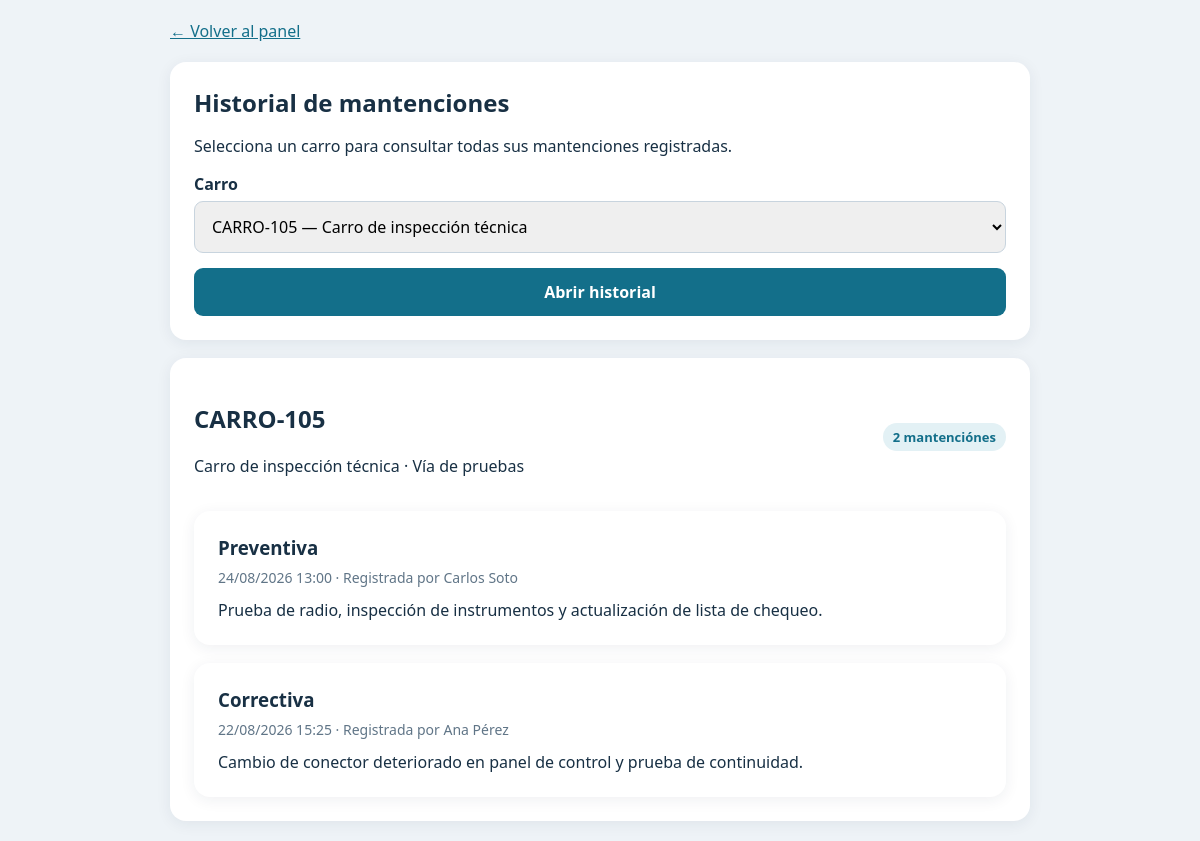
Page /historial.php?carro=CARRO-105 (signed in) on the committed database.
### tables this page shows
CREATE TABLE IF NOT EXISTS carros (
  id INT UNSIGNED AUTO_INCREMENT PRIMARY KEY,
  codigo VARCHAR(80) NOT NULL UNIQUE,
  descripcion VARCHAR(255) NULL,
  ubicacion VARCHAR(120) NULL,
  activo TINYINT(1) NOT NULL DEFAULT 1,
  creado_en TIMESTAMP NOT NULL DEFAULT CURRENT_TIMESTAMP
);

CREATE TABLE IF NOT EXISTS mantenciones (
  id BIGINT UNSIGNED AUTO_INCREMENT PRIMARY KEY,
  carro_id INT UNSIGNED NOT NULL,
  usuario_id INT UNSIGNED NOT NULL,
  tipo ENUM('Preventiva','Correctiva') NOT NULL,
  descripcion TEXT NOT NULL,
  foto VARCHAR(255) NULL,
  realizada_en TIMESTAMP NOT NULL DEFAULT CURRENT_TIMESTAMP,
  CONSTRAINT fk_mant_carro FOREIGN KEY (carro_id) REFERENCES carros(id) ON DELETE RESTRICT ON UPDATE CASCADE,
  CONSTRAINT fk_mant_usuario FOREIGN KEY (usuario_id) REFERENCES usuarios(id) ON DELETE RESTRICT ON UPDATE CASCADE,
  INDEX idx_mant_carro_fecha (carro_id, realizada_en)
);

CREATE TABLE IF NOT EXISTS usuarios (
  id INT UNSIGNED AUTO_INCREMENT PRIMARY KEY,
  nombre VARCHAR(120) NOT NULL,
  correo VARCHAR(190) NOT NULL UNIQUE,
  password_hash VARCHAR(255) NOT NULL,
  rol ENUM('operario','supervisor') NOT NULL DEFAULT 'operario',
  activo TINYINT(1) NOT NULL DEFAULT 1,
  creado_en TIMESTAMP NOT NULL DEFAULT CURRENT_TIMESTAMP
);

### db.php (called while the page is built, shortened)
<?php
function db(): PDO
{
    static $pdo = null;
    if ($pdo instanceof PDO) {
        return $pdo;
    }
    $dsn = 'mysql:host=' . DB_HOST . ';dbname=' . DB_NAME . ';charset=utf8mb4';
    $pdo = new PDO($dsn, DB_USER, DB_PASS, [
        PDO::ATTR_ERRMODE => PDO::ERRMODE_EXCEPTION,
        PDO::ATTR_DEFAULT_FETCH_MODE => PDO::FETCH_ASSOC,
        PDO::ATTR_EMULATE_PREPARES => false,
    ]);
    return $pdo;
}
function e(?string $value): string
{
    return htmlspecialchars($value ?? '', ENT_QUOTES | ENT_SUBSTITUTE, 'UTF-8');
}

### historial.php (the view, shortened to what this page needs)
<?php
$carros = db()->query('SELECT id, codigo, descripcion FROM carros WHERE activo=1 ORDER BY codigo')->fetchAll();
$codigoSeleccionado = trim((string) ($_GET['carro'] ?? ''));
$carroSeleccionado = null;
$historial = [];
if ($codigoSeleccionado !== '') {
    $stmt = db()->prepare('SELECT id, codigo, descripcion, ubicacion FROM carros WHERE codigo = ? AND activo = 1 LIMIT 1');
    $stmt->execute([$codigoSeleccionado]);
    $carroSeleccionado = $stmt->fetch();
    if (!$carroSeleccionado) {
        $error = 'El carro seleccionado no existe o está inactivo.';
    } else {
        $stmt = db()->prepare('SELECT m.id, m.tipo, m.descripcion AS trabajo, m.foto, m.realizada_en, u.nombre AS trabajador
            FROM mantenciones m
            INNER JOIN usuarios u ON u.id = m.usuario_id
            WHERE m.carro_id = ?
            ORDER BY m.realizada_en DESC, m.id DESC');
        $stmt->execute([(int) $carroSeleccionado['id']]);
        $historial = $stmt->fetchAll();
    }
}
?><!doctype html>
<html lang="es">
<head>
</head>
<body><main class="wrap">
<a class="back" href="panel.php">← Volver al panel</a>
<section class="box">
<div class="header"><h1>Historial de mantenciones</h1></div>
<p>Selecciona un carro para consultar todas sus mantenciones registradas.</p>
<form method="get">
<label for="carro">Carro</label>
<select id="carro" name="carro" required>
<?php foreach($carros as $carro): ?>
<option value="<?=e($carro['codigo'])?>" <?=$codigoSeleccionado===$carro['codigo']?'selected':''?>><?=e($carro['codigo'])?><?= $carro['descripcion'] ? ' — '.e($carro['descripcion']) : ''?></option>
<?php endforeach; ?>
</select>
<button type="submit">Abrir historial</button>
</form>
</section>
<?php if($carroSeleccionado): ?>
<section class="box">
<div class="header"><div><h2><?=e($carroSeleccionado['codigo'])?></h2><p><?=e($carroSeleccionado['descripcion'] ?? '')?><?= $carroSeleccionado['ubicacion'] ? ' · '.e($carroSeleccionado['ubicacion']) : ''?></p></div><span class="badge"><?=count($historial)?> mantención<?=count($historial)===1?'':'es'?></span></div>
<?php if(!$historial): ?>
<div class="empty">No hay mantenciones registradas para este carro.</div>
<?php else: ?>
<?php foreach($historial as $registro): ?>
<article class="item">
<h3><?=e($registro['tipo'])?></h3>
<div class="meta"><?=e(date('d/m/Y H:i', strtotime($registro['realizada_en'])))?> · Registrada por <?=e($registro['trabajador'])?></div>
<div><?=nl2br(e($registro['trabajo']))?></div>
</article>
<?php endforeach; ?>
<?php endif; ?>
</section>
<?php endif; ?>
</main></body></html>

### historial.php (style rules this page uses)
* { box-sizing:border-box }
body { margin:0;background:#eef3f7;color:#183044;font:16px system-ui,sans-serif }
.wrap { max-width:900px;margin:auto;padding:20px }
.box,.item { background:white;padding:24px;border-radius:16px;box-shadow:0 3px 15px #18304412;margin-top:18px }
label { display:block;margin:0 0 6px;font-weight:700 }
select,button { width:100%;padding:13px;border:1px solid #c8d4de;border-radius:9px;font:inherit }
button { margin-top:15px;background:#136f8a;color:white;border:0;font-weight:700 }
a { color:#136f8a }
.item h3 { margin:0 0 8px }
.meta { color:#607587;font-size:14px;margin-bottom:12px }
.back { display:inline-block;margin-bottom:2px }
.header { display:flex;justify-content:space-between;gap:15px;align-items:center;flex-wrap:wrap }
.header h1 { margin:0 }
.badge { display:inline-block;padding:5px 10px;border-radius:20px;background:#e3f1f5;color:#136f8a;font-weight:700;font-size:13px }

### rows in the picture
carros: codigo "CARRO-105", descripcion "Carro de inspección técnica", ubicacion "Vía de pruebas"
mantenciones: tipo "Preventiva", realizada_en "24/08/2026 13:00", usuario.nombre "Carlos Soto", descripcion "Prueba de radio, inspección de instrumentos y actualización de lista de chequeo."
mantenciones: tipo "Correctiva", realizada_en "22/08/2026 15:25", usuario.nombre "Ana Pérez", descripcion "Cambio de conector deteriorado en panel de control y prueba de continuidad."

### other values in the picture
count($historial) "2"
form field carro "CARRO-105 — Carro de inspección técnica"
